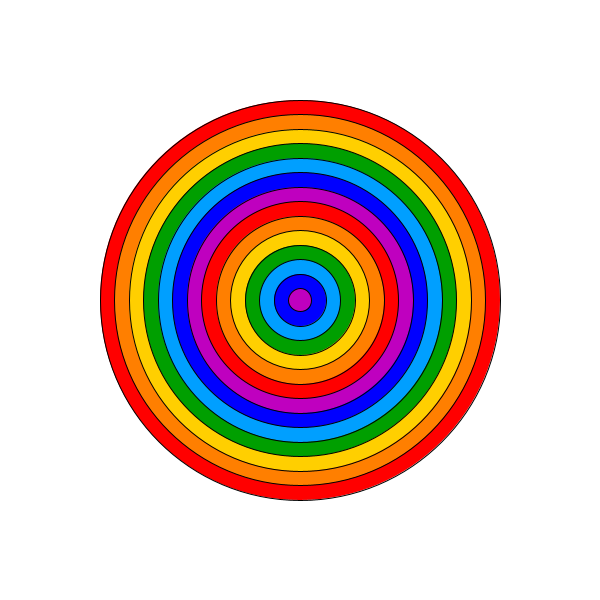
Frame 1 (no input)
Frame 60 (the mouse pressed at the canvas centre just before this capture): identical to frame 1, image omitted
Frame 120 (the mouse held since frame 60 and released just before this capture): identical to frame 1, image omitted

The Processing sketch that drew this single still picture (run headless with seeded random() and noise(); from frame 60 on, the mouse is pressed at the canvas centre):

// Processing sketch: BullsEye
// ── BullsEye.pde
void setup() {
  size(600, 600);
}

void draw() {
  background(255);
  stroke(0);
//  bullseye(width/2, height/2, 400, 5, #ff0000, #ffffff);
  bullseye(width/2, height/2, 400, 29, #ff0000, #ff7f00, #ffcf00, #009f00, #009fff, #0000ff, #bf00bf);
//  rbullseye(width/2, height/2, 400, 25);
}

void bullseye(float x, float y, float diameter, 
float ringSize, color... colors) {
  int i = 0;
  for (float d = diameter; d > 0; d -= ringSize) {
    fill(colors[i]);
    i++;
    if (i >= colors.length)
      i -= colors.length;
    ellipse(x, y, d, d);
  }
}

void rbullseye(float x, float y, float diameter, float ringSize) {
  for (float d = diameter; d > 0; d -= ringSize) {
    fill(randint(), randint(), randint());
    ellipse(x, y, d, d);
  }
}

int randint() {
  return (int) random(256);
}
